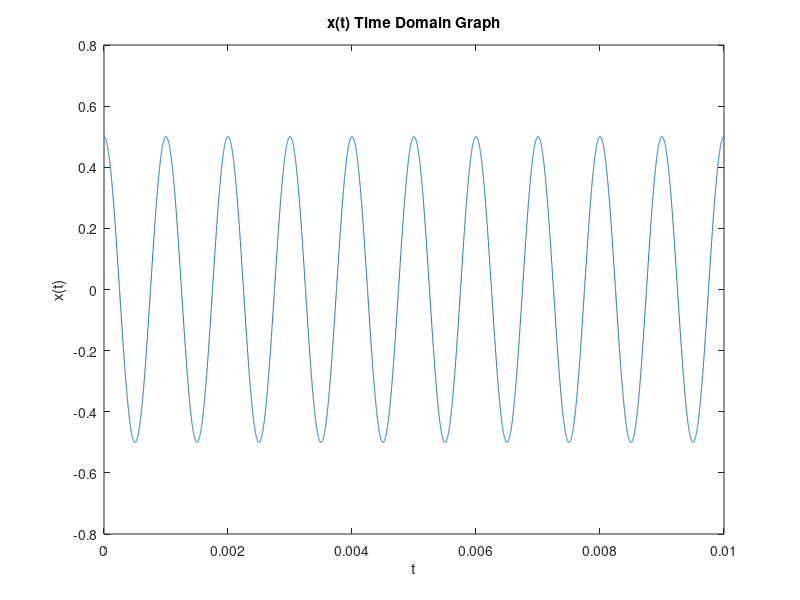
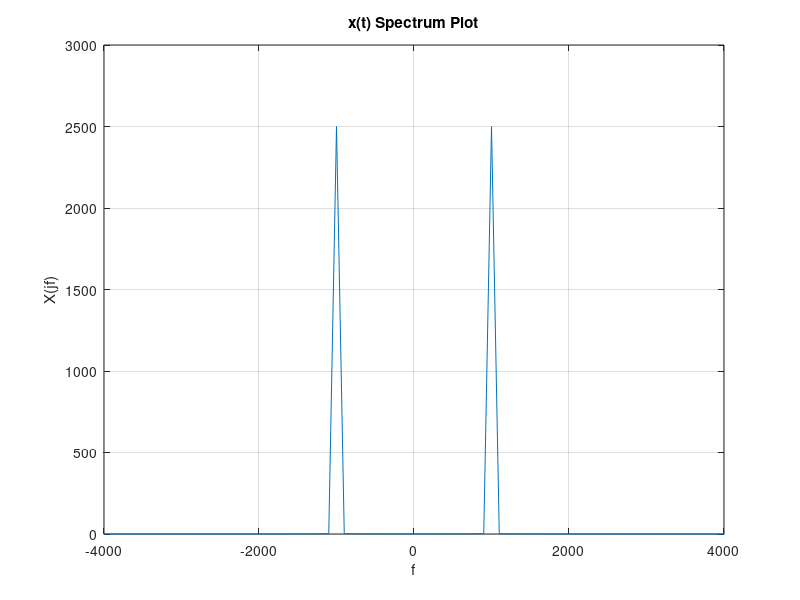
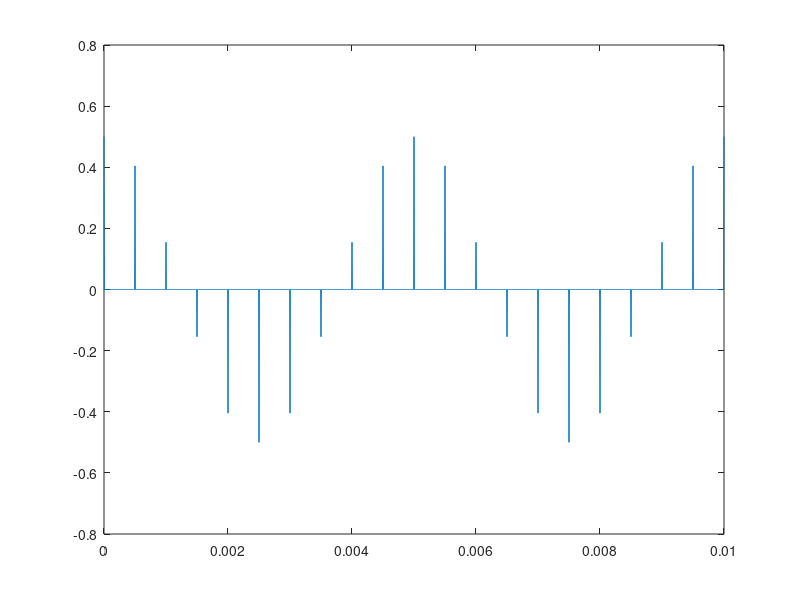

Write MATLAB code to recreate these figures, in order.
clear all;

% 1a,b) x(t) setup/graph
Trep=1e-6;

t1=0:Trep:0.01;

f_tone1=1000;

xt=0.5*cos(2*pi*f_tone1*t1);
figure(1);
plot(t1, xt), ylabel("x(t)"), xlabel("t"), title("x(t) Time Domain Graph");

% 1c) X(jf) continuous spectrum plot of x(t)0
figure(2);
x_sp = fft(xt);
x_sp_sf=fftshift(x_sp);
f_axis = linspace(-1/Trep/2, 1/Trep/2, length(x_sp_sf));
plot(f_axis, abs(x_sp_sf)), axis([-4000 4000 0 3000]), grid on, ylabel("X(jf)"), xlabel("f"), title("x(t) Spectrum Plot");

% 1d) p(t) impulse train function
f_samp = 2000;
fs = f_samp*100;
t2 = 0:1/fs:0.01;
pt=zeros(size(t2));
pt(1:fs/f_samp:end)=1;
%figure(3);
%plot(t2,pt), axis([0, 0.01, 0 2]);

% 1e) Calculate xs(t)
xst = zeros(size(t2));
for a=1:length(t2)
    xst(a) = xt(a) * pt(a);
end;
figure(3);
plot(t2,xst);